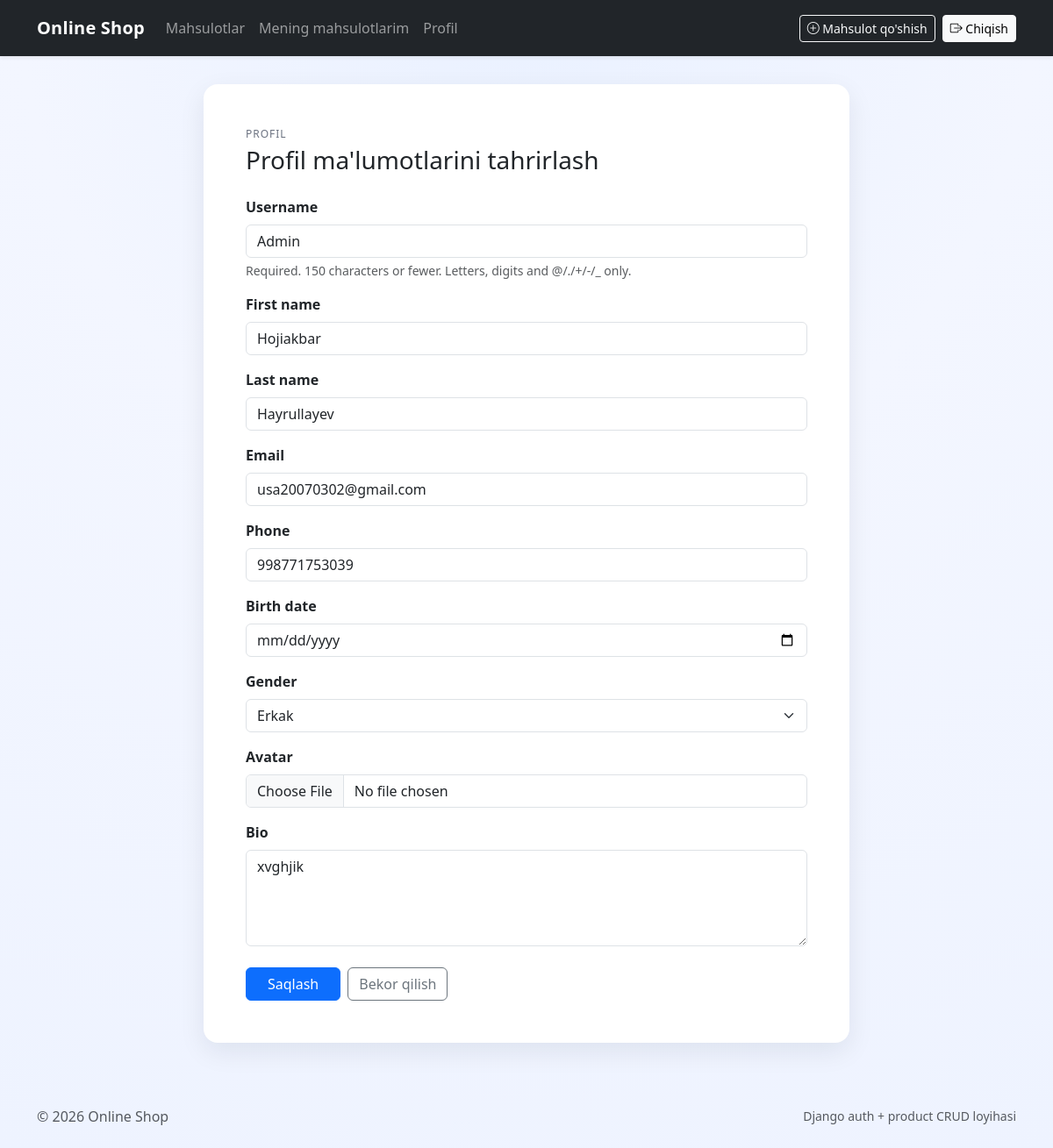
/users/profile/edit/ (signed in), run on the app's committed database.
### users/models.py (models this page shows, shortened)
class CustomUser(AbstractUser):
    GENDER_CHOICES = [
        ("M", "Erkak"),
        ("F", "Ayol"),
    ]
    email = models.EmailField(unique=True)
    phone = models.CharField(max_length=13, unique=True)
    birth_date = models.DateField()
    gender = models.CharField(max_length=1, choices=GENDER_CHOICES)
    avatar = models.ImageField(upload_to="avatar/", blank=True, null=True)
    bio = models.TextField(max_length=500, blank=True)
    updated_at = models.DateTimeField(auto_now=True)
    class Meta:
        ordering = ["-date_joined"]
        verbose_name = "Foydalanuvchi"
        verbose_name_plural = "Foydalanuvchilar"

### users/views.py (the view, shortened to what this page needs)
# urls.py: path("profile/edit/", ProfileEditView.as_view(), name="profile_edit"),
class ProfileEditView(LoginRequiredMixin, View):
    def get(self, request):
        form = ProfileUpdateForm(instance=request.user)
        return render(request, "profile_edit.html", {"form": form})

### users/form.py (shortened to what this page needs)
class ProfileUpdateForm(forms.ModelForm):
    class Meta:
        model = User
        fields = ["username", "first_name", "last_name", "email", "phone", "birth_date", "gender", "avatar", "bio"]
        widgets = {
            "username": forms.TextInput(attrs={"class": "form-control"}),
            "first_name": forms.TextInput(attrs={"class": "form-control"}),
            "last_name": forms.TextInput(attrs={"class": "form-control"}),
            "email": forms.EmailInput(attrs={"class": "form-control"}),
            "phone": forms.TextInput(attrs={"class": "form-control"}),
            "birth_date": forms.DateInput(attrs={"class": "form-control", "type": "date"}),
            "gender": forms.Select(attrs={"class": "form-select"}),
            "avatar": forms.ClearableFileInput(attrs={"class": "form-control"}),
            "bio": forms.Textarea(attrs={"class": "form-control", "rows": 4}),
        }

### templates/profile_edit.html (shortened to what this page needs)
{% extends 'base.html' %}
{% block content %}
<div class="row justify-content-center">
    <div class="col-lg-10 col-xl-8">
        <div class="card card-soft p-4 p-md-5">
            <div class="mb-4">
                <p class="section-label mb-1">Profil</p>
                <h1 class="h3 mb-0">Profil ma'lumotlarini tahrirlash</h1>
            </div>
            <form method="post" enctype="multipart/form-data" novalidate>
                {% include 'includes/form_fields.html' %}
                <div class="d-flex gap-2 mt-4">
                    <button type="submit" class="btn btn-primary px-4">Saqlash</button>
                    <a href="{% url 'profile' %}" class="btn btn-outline-secondary">Bekor qilish</a>
                </div>
            </form>
        </div>
    </div>
</div>
{% endblock %}

### templates/includes/form_fields.html (shortened to what this page needs)
{% for field in form.visible_fields %}
    {% if field.field.widget.input_type == 'checkbox' %}
        <div class="form-check mb-3">
            {{ field }}
            <label class="form-check-label" for="{{ field.id_for_label }}">{{ field.label }}</label>
            {% for error in field.errors %}
                <div class="text-danger field-error mt-1">{{ error }}</div>
            {% endfor %}
        </div>
    {% else %}
        <div class="mb-3">
            <label for="{{ field.id_for_label }}" class="form-label fw-semibold">{{ field.label }}</label>
            {{ field }}
            {% if field.help_text %}
                <div class="form-text">{{ field.help_text }}</div>
            {% endif %}
        </div>
    {% endif %}
{% endfor %}

### templates/base.html (style rules this page uses)
:root { --bg: #f3f6ff; --surface: #ffffff; --brand1: #2563eb; --brand2: #7c3aed; --text: #1f2937; --muted: #6b7280; --shadow: 0 10px 30px rgba(15, 23, 42, 0.08); --radius: 1rem; }
body { color: var(--text); background: radial-gradient(circle at top, #eaf1ff 0%, var(--bg) 40%, #eef3ff 100%); min-height: 100vh; }
.card-soft { border: 0; border-radius: var(--radius); box-shadow: var(--shadow); background: var(--surface); }
.section-label { font-size: .75rem; letter-spacing: .08em; text-transform: uppercase; color: var(--muted); }

### data on the page
CustomUser: visible_fields "Admin" "Hojiakbar" "Hayrullayev" "usa20070302@gmail.com" "998771753039" "Erkak" "xvghjik"

### other printed values
{{ field.label }} "Username" "First name" "Last name" "Email" "Phone" "Birth date" "Gender" "Avatar" "Bio"
{{ field.help_text }} "Required. 150 characters or fewer. Letters, digits and @/./+/-/_ only."
